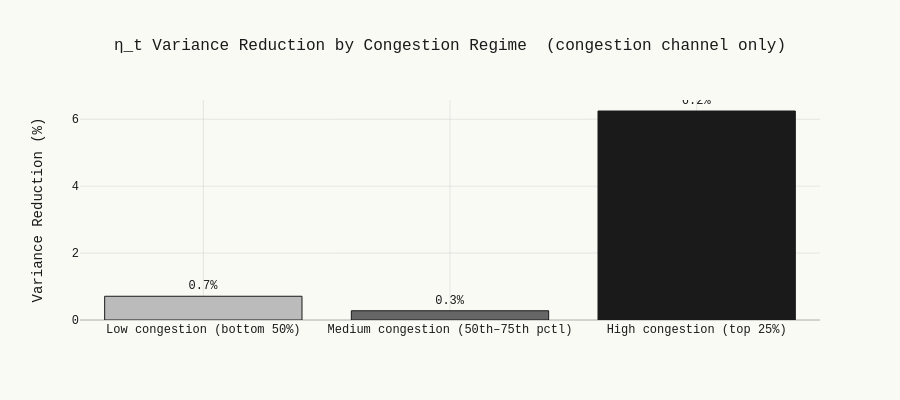

Notebook cell for this chart:
### Markdown cell above
## Where the Hedge Matters

The hedge targets only the congestion component of fee variance (~5.2%). Its effectiveness is therefore **conditional** — it activates during congestion events and is dormant otherwise. Three evaluation dimensions:

1. **Variance reduction of η_t** (LVR-orthogonal residual) — the direct target
2. **Win rate on worst η_t days** — does the hedge pay when congestion hurts most?
3. **Tail risk improvement** — VaR/CVaR reduction in the congestion channel

The unconditional total fee P&L variance reduction is bounded by $R^2 \approx 5\%$ because congestion is one of several orthogonal risk factors affecting LP returns.

### Code cell
# ── 1. Conditional Regime Analysis ──────────────────────────────
delta_I_aligned = delta_I.loc[pnl_eta.index].reindex(pnl_eta.index)
abs_delta_I = delta_I_aligned.abs()
q75 = abs_delta_I.quantile(0.75)
q50 = abs_delta_I.quantile(0.50)

high_cong = abs_delta_I >= q75
med_cong = (abs_delta_I >= q50) & (abs_delta_I < q75)
low_cong = abs_delta_I < q50

regimes = {
    "Low congestion\n(bottom 50%)": low_cong,
    "Medium congestion\n(50th–75th pctl)": med_cong,
    "High congestion\n(top 25%)": high_cong,
}

print("Conditional Hedge Effectiveness by Congestion Regime")
print("=" * 65)

var_red_by_regime = {}
for label, mask in regimes.items():
    m = mask.fillna(False)
    if m.sum() < 10:
        continue
    
    # η_t channel
    v_eta_un = pnl_eta[m].var()
    v_eta_hd = pnl_eta_hedged[m].var()
    vr_eta = 1 - v_eta_hd / v_eta_un
    
    # Total fee P&L
    v_un = pnl_fees_a[m].var()
    v_hd = pnl_hedged[m].var()
    vr_total = 1 - v_hd / v_un
    
    var_red_by_regime[label] = vr_eta
    
    # Win rate: hedge improves η_t on worst days in this regime
    worst_eta_days = pnl_eta[m].nsmallest(max(5, int(m.sum() * 0.1))).index
    win_worst = (pnl_hedge.loc[worst_eta_days] > 0).sum()
    
    print(f"\n{label.replace(chr(10), ' ')}  ({int(m.sum())} days)")
    print(f"  η_t var reduction:   {vr_eta:.1%}")
    print(f"  Total var reduction: {vr_total:.1%}")
    print(f"  Win rate (worst 10% η_t): {win_worst}/{len(worst_eta_days)} ({win_worst/len(worst_eta_days):.0%})")

# ── Bar chart: η_t variance reduction by regime ────────────────
labels_r = list(var_red_by_regime.keys())
values_r = [var_red_by_regime[k] * 100 for k in labels_r]

fig = go.Figure()
fig.add_trace(go.Bar(
    x=labels_r, y=values_r,
    marker=dict(color=["#bbbbbb", "#666666", "#1a1a1a"],
                line=dict(color="#1a1a1a", width=1)),
    text=[f"{v:.1f}%" for v in values_r],
    textposition="outside",
    textfont=dict(family="Courier New, monospace", size=12)
))

fig.update_layout(
    title="η_t Variance Reduction by Congestion Regime  (congestion channel only)",
    yaxis_title="Variance Reduction (%)",
    height=400,
    showlegend=False,
)
fig.show()

### Figure 1 — Plotly figure (JSON) as saved in the notebook; plotly's stock layout.template omitted (floating-point values rounded to 4 significant figures)
{"data": [{"marker": {"color": ["#bbbbbb", "#666666", "#1a1a1a"], "line": {"color": "#1a1a1a", "width": 1}}, "text": ["0.7%", "0.3%", "6.2%"], "textfont": {"family": "Courier New, monospace", "size": 12}, "textposition": "outside", "type": "bar", "x": ["Low congestion\n(bottom 50%)", "Medium congestion\n(50th–75th pctl)", "High congestion\n(top 25%)"], "y": [0.7099, 0.2765, 6.246]}], "layout": {"height": 400, "showlegend": false, "title": {"text": "η_t Variance Reduction by Congestion Regime  (congestion channel only)"}, "yaxis": {"title": {"text": "Variance Reduction (%)"}}}}
